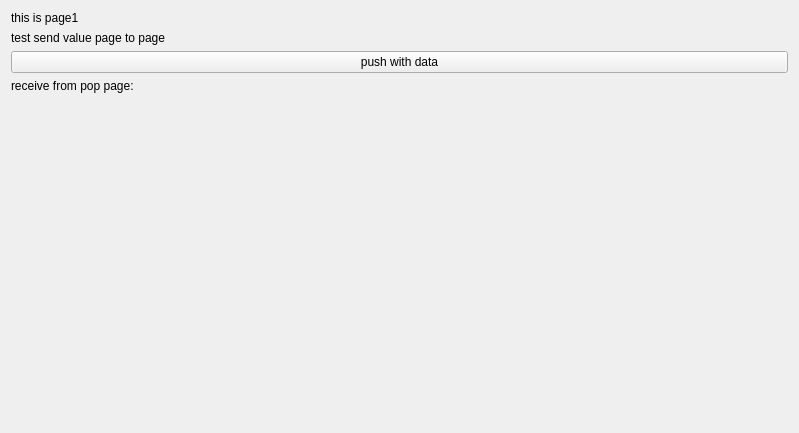
<?xml version="1.0" encoding="UTF-8"?>
<ui version="4.0">
 <class>TestPage1</class>
 <widget class="QWidget" name="TestPage1">
  <property name="geometry">
   <rect>
    <x>0</x>
    <y>0</y>
    <width>799</width>
    <height>433</height>
   </rect>
  </property>
  <property name="windowTitle">
   <string>Form</string>
  </property>
  <layout class="QVBoxLayout" name="verticalLayout">
   <item>
    <widget class="QLabel" name="label">
     <property name="text">
      <string>this is page1</string>
     </property>
    </widget>
   </item>
   <item>
    <widget class="QLabel" name="label_2">
     <property name="text">
      <string>test send value page to page</string>
     </property>
    </widget>
   </item>
   <item>
    <widget class="QPushButton" name="btn_push">
     <property name="text">
      <string>push with data</string>
     </property>
    </widget>
   </item>
   <item>
    <layout class="QHBoxLayout" name="horizontalLayout" stretch="0,1">
     <item>
      <widget class="QLabel" name="label_3">
       <property name="text">
        <string>receive from pop page:</string>
       </property>
      </widget>
     </item>
     <item>
      <widget class="QLabel" name="data_from_pop">
       <property name="text">
        <string/>
       </property>
      </widget>
     </item>
    </layout>
   </item>
   <item>
    <spacer name="verticalSpacer">
     <property name="orientation">
      <enum>Qt::Vertical</enum>
     </property>
     <property name="sizeHint" stdset="0">
      <size>
       <width>20</width>
       <height>327</height>
      </size>
     </property>
    </spacer>
   </item>
  </layout>
 </widget>
 <resources/>
 <connections/>
</ui>
